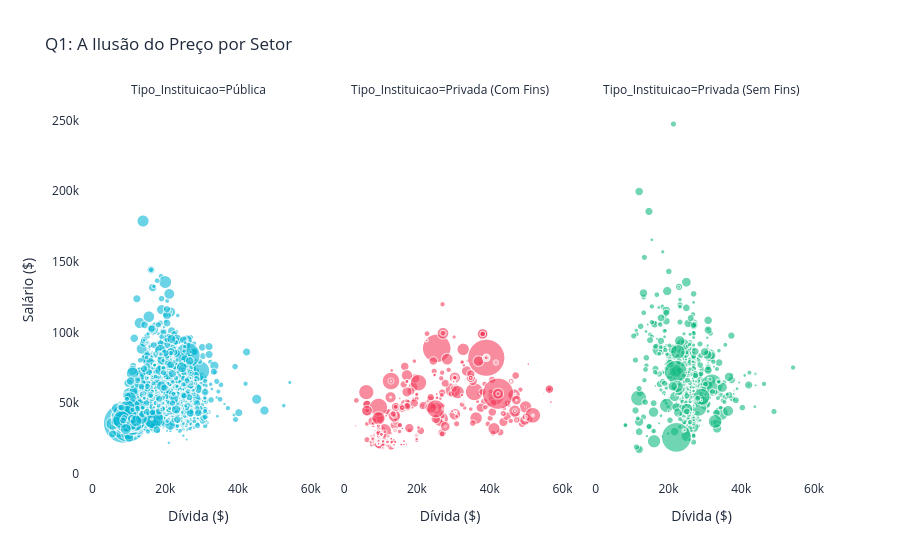

The cell this chart's notebook holds for it:
### Code cell
import plotly.express as px

# 1. Preenchemos os NaNs na contagem de alunos com o valor 1
df_final['IPEDSCOUNT1'] = df_final['IPEDSCOUNT1'].fillna(1)

# 2. CRIAR A COLUNA QUE FALTA (Mapear o CONTROL para Tipo_Instituicao)
mapping_control = {1: 'Pública', 2: 'Privada (Sem Fins)', 3: 'Privada (Com Fins)'}
df_final['Tipo_Instituicao'] = df_final['CONTROL'].map(mapping_control)

# 3. As tuas cores do Canva
cores_setor = {
    'Pública': '#06B6D4',              # Turquesa
    'Privada (Sem Fins)': '#10B981',   # Verde Esmeralda
    'Privada (Com Fins)': '#F43F5E'    # Laranja/Coral
}

# 4. Desenhar o gráfico (A Opção 1: Small Multiples/Facetas)
fig_roi = px.scatter(
    df_final,
    x='DEBT_ALL_STGP_ANY_MDN',
    y='EARN_MDN_4YR',
    size='IPEDSCOUNT1',
    color='Tipo_Instituicao',
    facet_col='Tipo_Instituicao', # Divide em 3 gráficos
    color_discrete_map=cores_setor,
    hover_name='INSTNM',
    size_max=40,
    opacity=0.6,
    title="Q1: A Ilusão do Preço por Setor",
    labels={'DEBT_ALL_STGP_ANY_MDN': 'Dívida ($)', 'EARN_MDN_4YR': 'Salário ($)'}
)

# Limpar o fundo e esconder a legenda
fig_roi.update_layout(
    showlegend=False,
    plot_bgcolor='#FFFFFF',
    paper_bgcolor='#FFFFFF',
    font_color='#1E293B' 
)

fig_roi.show()

### Figure 1 — Plotly figure (JSON) as saved in the notebook; plotly's stock layout.template omitted (floating-point values rounded to 4 significant figures; data arrays with more than 128 entries replaced by an {"elided": "..."} marker saying what was removed)
{"data": [{"hovertemplate": "<b>%{hovertext}</b><br><br>Tipo_Instituicao=Pública<br>Dívida ($)=%{x}<br>Salário ($)=%{y}<br>IPEDSCOUNT1=%{marker.size}<extra></extra>", "hovertext": {"elided": "3652 str values"}, "legendgroup": "Pública", "marker": {"color": "#06B6D4", "opacity": 0.6, "size": {"elided": "3652 float values"}, "sizemode": "area", "sizeref": 5.676, "symbol": "circle"}, "mode": "markers", "name": "Pública", "showlegend": true, "type": "scattergl", "x": {"elided": "3652 float values"}, "xaxis": "x", "y": {"elided": "3652 float values"}, "yaxis": "y"}, {"hovertemplate": "<b>%{hovertext}</b><br><br>Tipo_Instituicao=Privada (Com Fins)<br>Dívida ($)=%{x}<br>Salário ($)=%{y}<br>IPEDSCOUNT1=%{marker.size}<extra></extra>", "hovertext": {"elided": "973 str values"}, "legendgroup": "Privada (Com Fins)", "marker": {"color": "#F43F5E", "opacity": 0.6, "size": {"elided": "973 float values"}, "sizemode": "area", "sizeref": 5.676, "symbol": "circle"}, "mode": "markers", "name": "Privada (Com Fins)", "showlegend": true, "type": "scattergl", "x": {"elided": "973 float values"}, "xaxis": "x2", "y": {"elided": "973 float values"}, "yaxis": "y2"}, {"hovertemplate": "<b>%{hovertext}</b><br><br>Tipo_Instituicao=Privada (Sem Fins)<br>Dívida ($)=%{x}<br>Salário ($)=%{y}<br>IPEDSCOUNT1=%{marker.size}<extra></extra>", "hovertext": {"elided": "855 str values"}, "legendgroup": "Privada (Sem Fins)", "marker": {"color": "#10B981", "opacity": 0.6, "size": {"elided": "855 float values"}, "sizemode": "area", "sizeref": 5.676, "symbol": "circle"}, "mode": "markers", "name": "Privada (Sem Fins)", "showlegend": true, "type": "scattergl", "x": {"elided": "855 float values"}, "xaxis": "x3", "y": {"elided": "855 float values"}, "yaxis": "y3"}], "layout": {"annotations": [{"font": {}, "showarrow": false, "text": "Tipo_Instituicao=Pública", "x": 0.16, "xanchor": "center", "xref": "paper", "y": 1, "yanchor": "bottom", "yref": "paper"}, {"font": {}, "showarrow": false, "text": "Tipo_Instituicao=Privada (Com Fins)", "x": 0.5, "xanchor": "center", "xref": "paper", "y": 1, "yanchor": "bottom", "yref": "paper"}, {"font": {}, "showarrow": false, "text": "Tipo_Instituicao=Privada (Sem Fins)", "x": 0.84, "xanchor": "center", "xref": "paper", "y": 1, "yanchor": "bottom", "yref": "paper"}], "font": {"color": "#1E293B"}, "legend": {"itemsizing": "constant", "title": {"text": "Tipo_Instituicao"}, "tracegroupgap": 0}, "paper_bgcolor": "#FFFFFF", "plot_bgcolor": "#FFFFFF", "showlegend": false, "title": {"text": "Q1: A Ilusão do Preço por Setor"}, "xaxis": {"anchor": "y", "domain": [0, 0.32], "title": {"text": "Dívida ($)"}}, "xaxis2": {"anchor": "y2", "domain": [0.34, 0.66], "matches": "x", "title": {"text": "Dívida ($)"}}, "xaxis3": {"anchor": "y3", "domain": [0.68, 1.0], "matches": "x", "title": {"text": "Dívida ($)"}}, "yaxis": {"anchor": "x", "domain": [0, 1], "title": {"text": "Salário ($)"}}, "yaxis2": {"anchor": "x2", "domain": [0, 1], "matches": "y", "showticklabels": false}, "yaxis3": {"anchor": "x3", "domain": [0, 1], "matches": "y", "showticklabels": false}}}
